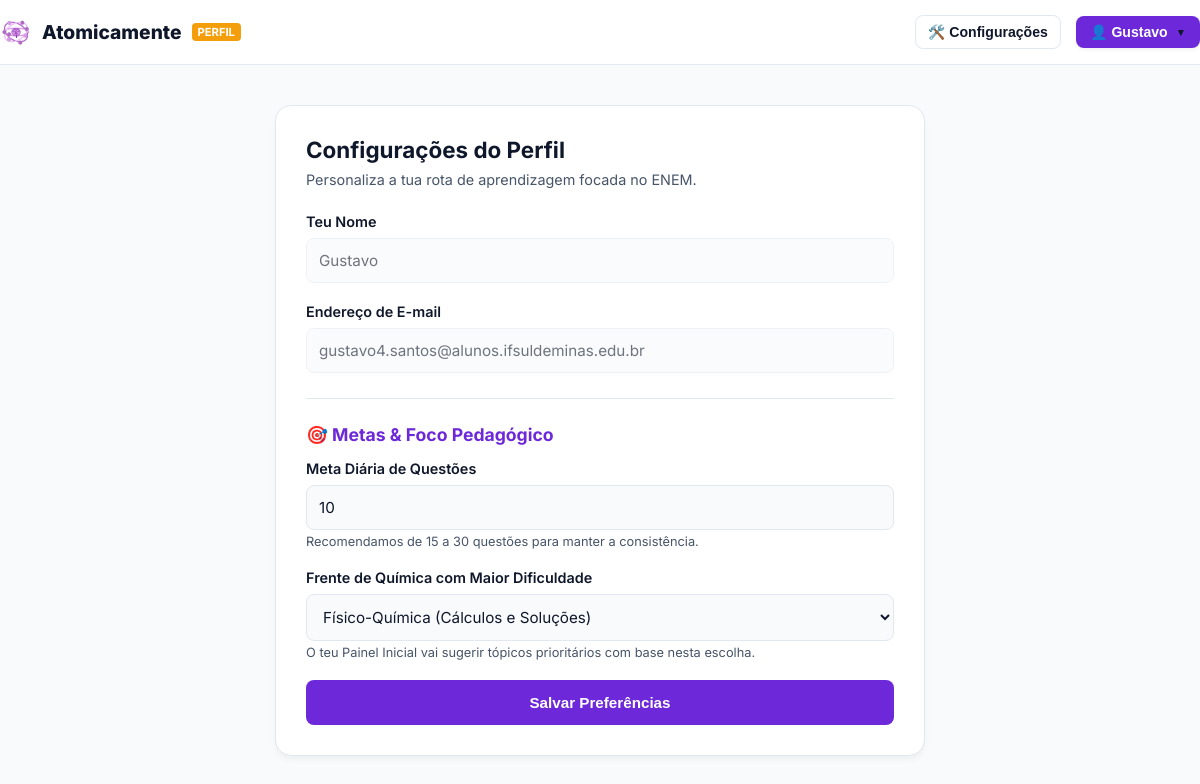
/perfil.php (signed in), run on an earlier commit of the app's database.
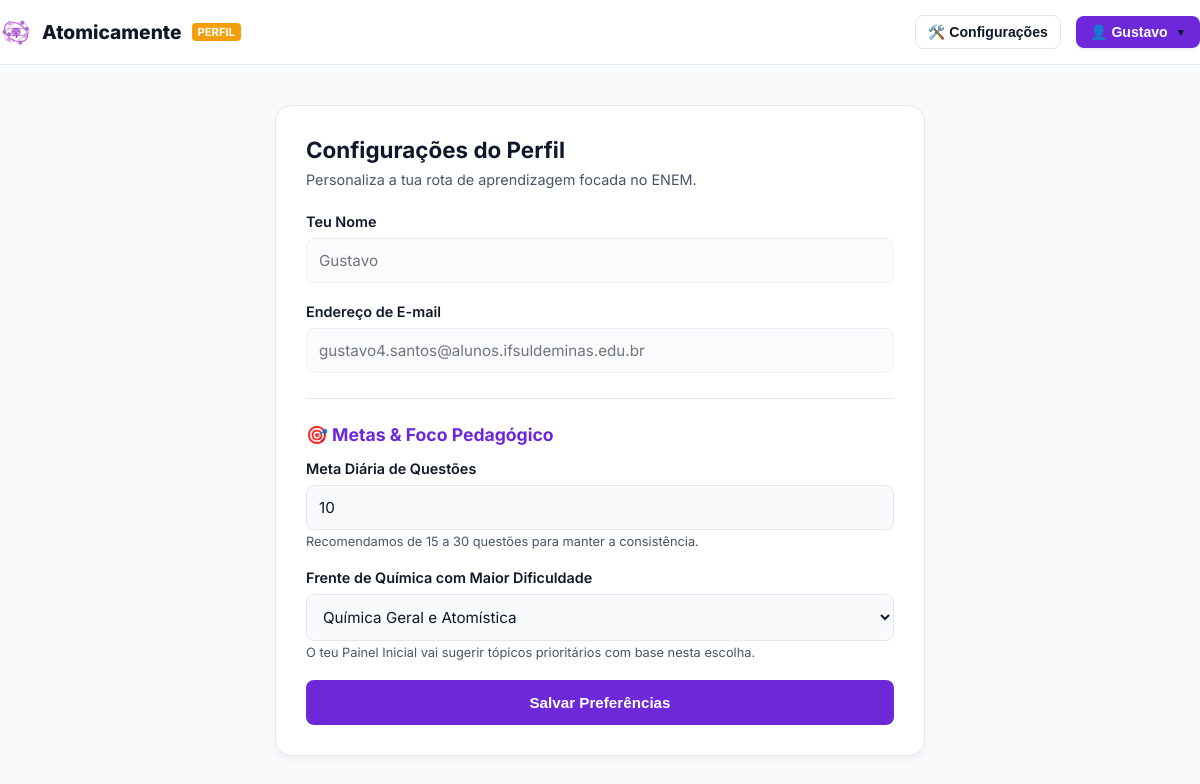
And on a later commit of the database.
### tables this page shows
CREATE TABLE `users` (
  `id` int(11) NOT NULL,
  `role_id` int(11) NOT NULL,
  `nome` varchar(100) NOT NULL,
  `email` varchar(150) NOT NULL,
  `password_hash` varchar(255) NOT NULL,
  `meta_diaria` int(11) DEFAULT '20',
  `frente_foco` varchar(50) DEFAULT '',
  `streak` int(11) DEFAULT '0',
  `ultimo_estudo` date DEFAULT NULL
);

### perfil.php (the view, shortened to what this page needs)
<?php
require_once 'config.php';
$pdo->setAttribute(PDO::ATTR_ERRMODE, PDO::ERRMODE_EXCEPTION);
$user_id = $_SESSION['user_id'];
$user = [];
$meta_atual = 20;
$frente_atual = '';
try {
    $stmtUser = $pdo->prepare("SELECT nome, email, meta_diaria, frente_foco FROM users WHERE id = :uid");
    $stmtUser->execute([':uid' => $user_id]);
    $dados_banco = $stmtUser->fetch(PDO::FETCH_ASSOC);
    if ($dados_banco && is_array($dados_banco)) {
        $user = $dados_banco;
        $meta_atual = ($_SERVER['REQUEST_METHOD'] === 'POST') ? $meta_diaria : ($user['meta_diaria'] ?? 20);
        $frente_atual = ($_SERVER['REQUEST_METHOD'] === 'POST') ? $frente_foco : ($user['frente_foco'] ?? '');
    }
} catch (PDOException $e) {
    $mensagem_erro = "Erro ao ler as preferências: " . $e->getMessage();
}
?>
<!DOCTYPE html>
<html lang="pt-BR">
<head>
  <link rel="stylesheet" href="css/plataforma.css">
</head>
<body class="dash-body">
  <header class="topo-dash">
    <div class="container nav-dash" style="display: flex; justify-content: space-between; align-items: center; width: 100%;">
      <a href="dashboard.php" class="marca-dash">
        <img src="assets/icone-simplificado.png" alt="Logo" style="height: 32px; border-radius: 6px;" />
        Atomicamente <span class="badge-enem">PERFIL</span>
      </a>
      <div style="display: flex; align-items: center; gap: 15px;">
        <div class="menu-dropdown">
          <button onclick="alternarDropdown('drop-config')" style="background: none; border: 1px solid var(--borda); color: var(--texto-principal); padding: 8px 12px; font-size: 0.88rem; border-radius: 8px; font-weight: 600; cursor: pointer; display: flex; align-items: center; gap: 6px;">
            🛠️ Configurações
          </button>
        </div>
        <div class="menu-dropdown">
          <button onclick="alternarDropdown('drop-perfil')" style="background: var(--roxo-base); color: white; border: none; padding: 8px 14px; font-size: 0.88rem; border-radius: 8px; font-weight: 700; cursor: pointer; display: flex; align-items: center; gap: 8px; box-shadow: 0 2px 4px rgba(0,0,0,0.05);">
            👤 <?php echo explode(' ', $_SESSION['user_nome'] ?? 'Estudante')[0]; ?> <span style="font-size: 0.65rem;">▼</span>
          </button>
        </div>
      </div>
    </div>
  </header>
  <main class="perfil-container">
    <div class="card-perfil">
      <h2 style="margin: 0 0 8px 0; font-size: 1.4rem; color: var(--texto-principal);">Configurações do Perfil</h2>
      <p style="margin: 0 0 25px 0; color: var(--texto-secundario); font-size: 0.9rem;">Personaliza a tua rota de aprendizagem focada no ENEM.</p>
      <form action="perfil.php" method="POST">
        <div class="form-group">
          <label class="form-label">Teu Nome</label>
          <input type="text" class="form-input" value="<?php echo htmlspecialchars($user['nome'] ?? $_SESSION['user_nome'] ?? 'Estudante'); ?>" disabled />
        </div>
        <div class="form-group">
          <label class="form-label">Endereço de E-mail</label>
          <input type="email" class="form-input" value="<?php echo htmlspecialchars($user['email'] ?? 'Não informado'); ?>" disabled />
        </div>
        <hr style="border: 0; height: 1px; background: var(--borda); margin: 25px 0;" />
        <h3 style="margin: 0 0 15px 0; font-size: 1.1rem; color: var(--roxo-base);">🎯 Metas & Foco Pedagógico</h3>
        <div class="form-group">
          <label class="form-label" for="meta_diaria">Meta Diária de Questões</label>
          <input type="number" id="meta_diaria" name="meta_diaria" class="form-input" min="1" max="200" value="<?php echo (int)$meta_atual; ?>" required />
          <small style="color: var(--texto-secundario); font-size: 0.8rem; display: block; margin-top: 4px;">Recomendamos de 15 a 30 questões para manter a consistência.</small>
        </div>
        <div class="form-group">
          <label class="form-label" for="frente_foco">Frente de Química com Maior Dificuldade</label>
          <select id="frente_foco" name="frente_foco" class="form-select">
            <option value="geral" <?php echo $frente_atual === 'geral' ? 'selected' : ''; ?>>Química Geral e Atomística</option>
            <option value="fisico" <?php echo $frente_atual === 'fisico' ? 'selected' : ''; ?>>Físico-Química (Cálculos e Soluções)</option>
          </select>
          <small style="color: var(--texto-secundario); font-size: 0.8rem; display: block; margin-top: 4px;">O teu Painel Inicial vai sugerir tópicos prioritários com base nesta escolha.</small>
        </div>
        <button type="submit" class="btn-salvar">Salvar Preferências</button>
      </form>
    </div>
  </main>
</body>
</html>

What changed in the data, as far as the page shows it:
changed users "Gustavo": frente_foco "Físico-Química (Cálculos e Soluções)" → "Química Geral e Atomística"
